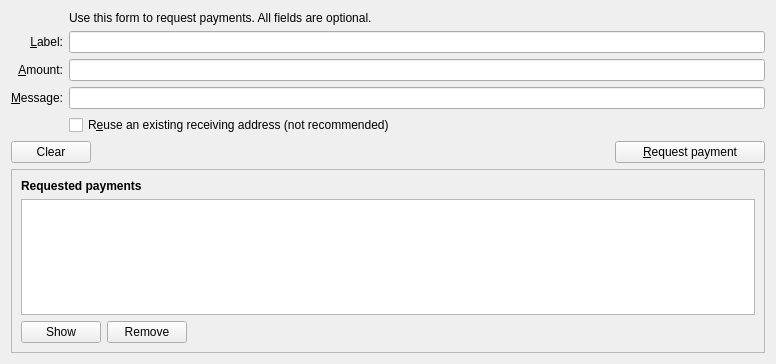
<?xml version="1.0" encoding="UTF-8"?>
<ui version="4.0">
 <class>ReceiveCoinsDialog</class>
 <widget class="QWidget" name="ReceiveCoinsDialog">
  <property name="geometry">
   <rect>
    <x>0</x>
    <y>0</y>
    <width>776</width>
    <height>364</height>
   </rect>
  </property>
  <layout class="QVBoxLayout" name="verticalLayout">
   <item>
    <layout class="QGridLayout" name="gridLayout">
     <item row="7" column="2">
      <widget class="QCheckBox" name="reuseAddress">
       <property name="toolTip">
        <string>Reuse one of the previously used receiving addresses. Reusing addresses has security and privacy issues. Do not use this unless re-generating a payment request made before.</string>
       </property>
       <property name="text">
        <string>R&amp;euse an existing receiving address (not recommended)</string>
       </property>
      </widget>
     </item>
     <item row="7" column="0">
      <widget class="QLabel" name="label_4">
       <property name="text">
        <string/>
       </property>
      </widget>
     </item>
     <item row="6" column="0">
      <widget class="QLabel" name="label_3">
       <property name="text">
        <string>&amp;Message:</string>
       </property>
       <property name="alignment">
        <set>Qt::AlignRight|Qt::AlignTrailing|Qt::AlignVCenter</set>
       </property>
       <property name="buddy">
        <cstring>reqMessage</cstring>
       </property>
      </widget>
     </item>
     <item row="4" column="2">
      <widget class="QLineEdit" name="reqLabel">
       <property name="toolTip">
        <string>The label to associate with the new receiving address</string>
       </property>
      </widget>
     </item>
     <item row="6" column="2">
      <widget class="QLineEdit" name="reqMessage">
       <property name="toolTip">
        <string>The message to attach to payment request</string>
       </property>
      </widget>
     </item>
     <item row="2" column="2">
      <widget class="QLabel" name="label_5">
       <property name="text">
        <string>Use this form to request payments. All fields are optional.</string>
       </property>
      </widget>
     </item>
     <item row="4" column="0">
      <widget class="QLabel" name="label_2">
       <property name="text">
        <string>&amp;Label:</string>
       </property>
       <property name="alignment">
        <set>Qt::AlignRight|Qt::AlignTrailing|Qt::AlignVCenter</set>
       </property>
       <property name="buddy">
        <cstring>reqLabel</cstring>
       </property>
      </widget>
     </item>
     <item row="5" column="0">
      <widget class="QLabel" name="label">
       <property name="text">
        <string>&amp;Amount:</string>
       </property>
       <property name="alignment">
        <set>Qt::AlignRight|Qt::AlignTrailing|Qt::AlignVCenter</set>
       </property>
       <property name="buddy">
        <cstring>reqAmount</cstring>
       </property>
      </widget>
     </item>
     <item row="5" column="2">
      <widget class="PatacoinAmountField" name="reqAmount">
       <property name="minimumSize">
        <size>
         <width>80</width>
         <height>0</height>
        </size>
       </property>
       <property name="toolTip">
        <string>The amount to request</string>
       </property>
      </widget>
     </item>
    </layout>
   </item>
   <item>
    <layout class="QHBoxLayout" name="horizontalLayout">
     <item>
      <widget class="QPushButton" name="clearButton">
       <property name="sizePolicy">
        <sizepolicy hsizetype="Minimum" vsizetype="Fixed">
         <horstretch>0</horstretch>
         <verstretch>0</verstretch>
        </sizepolicy>
       </property>
       <property name="toolTip">
        <string>Clear all fields of the form.</string>
       </property>
       <property name="text">
        <string>Clear</string>
       </property>
       <property name="icon">
        <iconset resource="../patacoin.qrc">
         <normaloff>:/icons/remove</normaloff>:/icons/remove</iconset>
       </property>
       <property name="autoRepeatDelay">
        <number>300</number>
       </property>
       <property name="autoDefault">
        <bool>false</bool>
       </property>
      </widget>
     </item>
     <item>
      <spacer name="horizontalSpacer">
       <property name="orientation">
        <enum>Qt::Horizontal</enum>
       </property>
       <property name="sizeHint" stdset="0">
        <size>
         <width>40</width>
         <height>20</height>
        </size>
       </property>
      </spacer>
     </item>
     <item>
      <widget class="QPushButton" name="receiveButton">
       <property name="minimumSize">
        <size>
         <width>150</width>
         <height>0</height>
        </size>
       </property>
       <property name="text">
        <string>&amp;Request payment</string>
       </property>
       <property name="icon">
        <iconset resource="../patacoin.qrc">
         <normaloff>:/icons/receiving_addresses</normaloff>:/icons/receiving_addresses</iconset>
       </property>
      </widget>
     </item>
    </layout>
   </item>
   <item>
    <spacer name="verticalSpacer_2">
     <property name="orientation">
      <enum>Qt::Vertical</enum>
     </property>
     <property name="sizeHint" stdset="0">
      <size>
       <width>20</width>
       <height>40</height>
      </size>
     </property>
    </spacer>
   </item>
   <item>
    <widget class="QFrame" name="frame">
     <property name="sizePolicy">
      <sizepolicy hsizetype="Preferred" vsizetype="Expanding">
       <horstretch>0</horstretch>
       <verstretch>0</verstretch>
      </sizepolicy>
     </property>
     <property name="frameShape">
      <enum>QFrame::StyledPanel</enum>
     </property>
     <property name="frameShadow">
      <enum>QFrame::Raised</enum>
     </property>
     <layout class="QVBoxLayout" name="verticalLayout_2">
      <item>
       <widget class="QLabel" name="label_6">
        <property name="font">
         <font>
          <weight>75</weight>
          <bold>true</bold>
         </font>
        </property>
        <property name="text">
         <string>Requested payments</string>
        </property>
       </widget>
      </item>
      <item>
       <widget class="QTableView" name="recentRequestsView"/>
      </item>
      <item>
       <layout class="QHBoxLayout" name="horizontalLayout_2">
        <item>
         <widget class="QPushButton" name="showRequestButton">
          <property name="toolTip">
           <string>Show the selected request (does the same as double clicking an entry)</string>
          </property>
          <property name="text">
           <string>Show</string>
          </property>
          <property name="icon">
           <iconset resource="../patacoin.qrc">
            <normaloff>:/icons/edit</normaloff>:/icons/edit</iconset>
          </property>
         </widget>
        </item>
        <item>
         <widget class="QPushButton" name="removeRequestButton">
          <property name="toolTip">
           <string>Remove the selected entries from the list</string>
          </property>
          <property name="text">
           <string>Remove</string>
          </property>
          <property name="icon">
           <iconset resource="../patacoin.qrc">
            <normaloff>:/icons/remove</normaloff>:/icons/remove</iconset>
          </property>
         </widget>
        </item>
        <item>
         <spacer name="horizontalSpacer_2">
          <property name="orientation">
           <enum>Qt::Horizontal</enum>
          </property>
          <property name="sizeHint" stdset="0">
           <size>
            <width>40</width>
            <height>20</height>
           </size>
          </property>
         </spacer>
        </item>
       </layout>
      </item>
     </layout>
    </widget>
   </item>
  </layout>
 </widget>
 <customwidgets>
  <customwidget>
   <class>PatacoinAmountField</class>
   <extends>QLineEdit</extends>
   <header>patacoinamountfield.h</header>
  </customwidget>
 </customwidgets>
 <tabstops>
  <tabstop>reqLabel</tabstop>
  <tabstop>reqAmount</tabstop>
  <tabstop>reqMessage</tabstop>
  <tabstop>reuseAddress</tabstop>
  <tabstop>clearButton</tabstop>
  <tabstop>receiveButton</tabstop>
  <tabstop>recentRequestsView</tabstop>
  <tabstop>showRequestButton</tabstop>
  <tabstop>removeRequestButton</tabstop>
 </tabstops>
 <resources>
  <include location="../patacoin.qrc"/>
 </resources>
 <connections/>
</ui>
